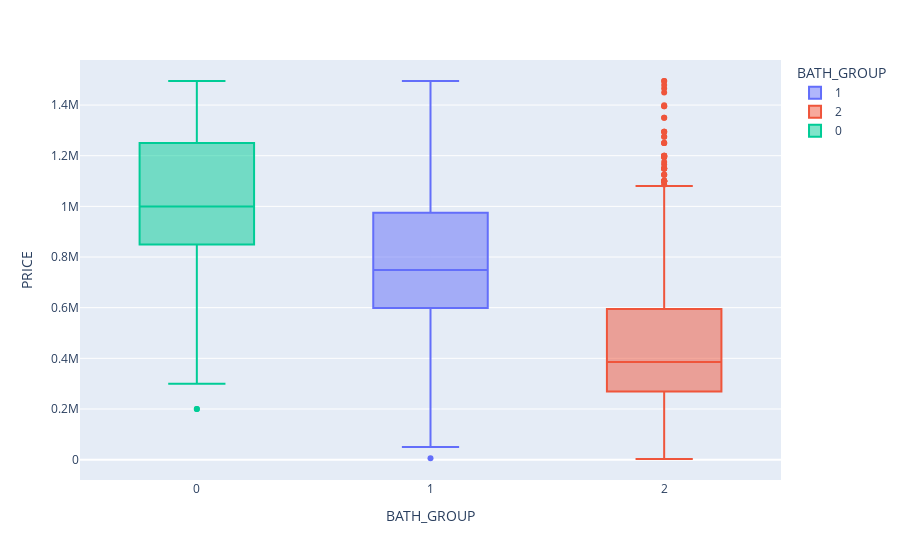

The notebook cell this image was saved under:
### Code cell
bath_price = df.groupby('BATH')['PRICE'].mean().reset_index()

# Reshape price for clustering
X = bath_price['PRICE'].values.reshape(-1, 1)

# Cluster into 3 groups
kmeans = KMeans(n_clusters=3, random_state=rs).fit(X)
bath_price['BATH_GROUP'] = kmeans.labels_

# Map back
bath_group_map = dict(zip(bath_price['BATH'], bath_price['BATH_GROUP']))
df['BATH_GROUP'] = df['BATH'].map(bath_group_map)



fig = px.box(data_frame=df, x = 'BATH_GROUP', y = 'PRICE' , color= 'BATH_GROUP' )
fig.show()

### Figure 1 — Plotly figure (JSON) as saved in the notebook; plotly's stock layout.template omitted (floating-point values rounded to 4 significant figures; data arrays with more than 128 entries replaced by an {"elided": "..."} marker saying what was removed)
{"data": [{"alignmentgroup": "True", "hovertemplate": "BATH_GROUP=%{x}<br>PRICE=%{y}<extra></extra>", "legendgroup": "1", "marker": {"color": "#636efa"}, "name": "1", "notched": false, "offsetgroup": "1", "orientation": "v", "showlegend": true, "type": "box", "x": {"elided": "1517 int values"}, "x0": " ", "xaxis": "x", "y": {"elided": "1517 int values"}, "y0": " ", "yaxis": "y"}, {"alignmentgroup": "True", "hovertemplate": "BATH_GROUP=%{x}<br>PRICE=%{y}<extra></extra>", "legendgroup": "2", "marker": {"color": "#EF553B"}, "name": "2", "notched": false, "offsetgroup": "2", "orientation": "v", "showlegend": true, "type": "box", "x": {"elided": "1504 int values"}, "x0": " ", "xaxis": "x", "y": {"elided": "1504 int values"}, "y0": " ", "yaxis": "y"}, {"alignmentgroup": "True", "hovertemplate": "BATH_GROUP=%{x}<br>PRICE=%{y}<extra></extra>", "legendgroup": "0", "marker": {"color": "#00cc96"}, "name": "0", "notched": false, "offsetgroup": "0", "orientation": "v", "showlegend": true, "type": "box", "x": {"elided": "584 int values"}, "x0": " ", "xaxis": "x", "y": {"elided": "584 int values"}, "y0": " ", "yaxis": "y"}], "layout": {"boxmode": "overlay", "legend": {"title": {"text": "BATH_GROUP"}, "tracegroupgap": 0}, "margin": {"t": 60}, "xaxis": {"anchor": "y", "categoryarray": [1, 2, 0], "categoryorder": "array", "domain": [0, 1], "title": {"text": "BATH_GROUP"}}, "yaxis": {"anchor": "x", "domain": [0, 1], "title": {"text": "PRICE"}}}}
